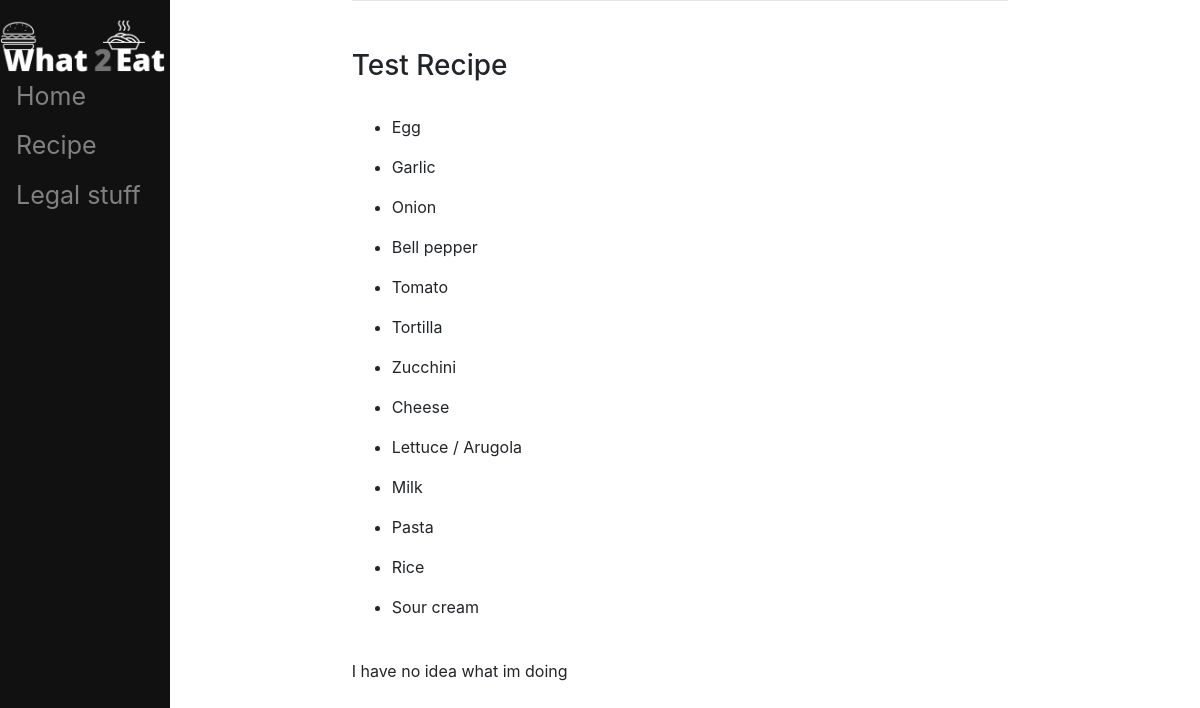
The page /recipe/4 on the database its author committed.
### App/models.py (models this page shows, shortened)
class Recipe(models.Model):
    name = models.CharField(max_length=50)
    description = models.TextField(default='nic')
    products = models.ManyToManyField(ProductsQuan)
    products_non = models.ManyToManyField(ProductsNonQuan)

class ProductsQuan(models.Model):
    name = models.CharField(max_length=100)
    quantity = models.IntegerField(default=0)

class ProductsNonQuan(models.Model):
    name = models.CharField(max_length=100)
    owned = models.BooleanField(default=False)

### App/views.py (the view)
# urls.py: path("recipe/<int:id>", views.recipe, name='recipe'),
def recipe(response, id):
    recipe = models.Recipe.objects.get(id=id)
    products_quan = recipe.products.all()
    products_nonquan = recipe.products_non.all()
    context = {
        'recipe': recipe,
        'products_quan': products_quan,
        'products_nonquan': products_nonquan,
    }
    return render(response, 'App/recipe.html', context)

### App/templates/App/recipe.html (shortened to what this page needs)
<!DOCTYPE html>
{% extends 'App/base.html' %}
{% load static %}
{% block content %}
    <h3>{{recipe.name}}</h3><br>
    {% for item in products_quan %}
    <ul>
        <li>{{item.name}}</li>
    </ul>
    {% endfor %}
    {% for item in products_nonquan %}
    <ul>
        <li>{{item.name}}</li>
    </ul>
    {% endfor %}
    <br><p>
    {{recipe.description}}
    </p>
{% endblock %}

### rows shown on the page
Recipe: name "Test Recipe", description "I have no idea what im doing"
ProductsQuan: name "Egg"
ProductsQuan: name "Garlic"
ProductsQuan: name "Onion"
ProductsQuan: name "Bell pepper"
ProductsQuan: name "Tomato"
ProductsQuan: name "Tortilla"
ProductsQuan: name "Zucchini"
ProductsNonQuan: name "Cheese"
ProductsNonQuan: name "Lettuce / Arugola"
ProductsNonQuan: name "Milk"
ProductsNonQuan: name "Pasta"
ProductsNonQuan: name "Rice"
ProductsNonQuan: name "Sour cream"
